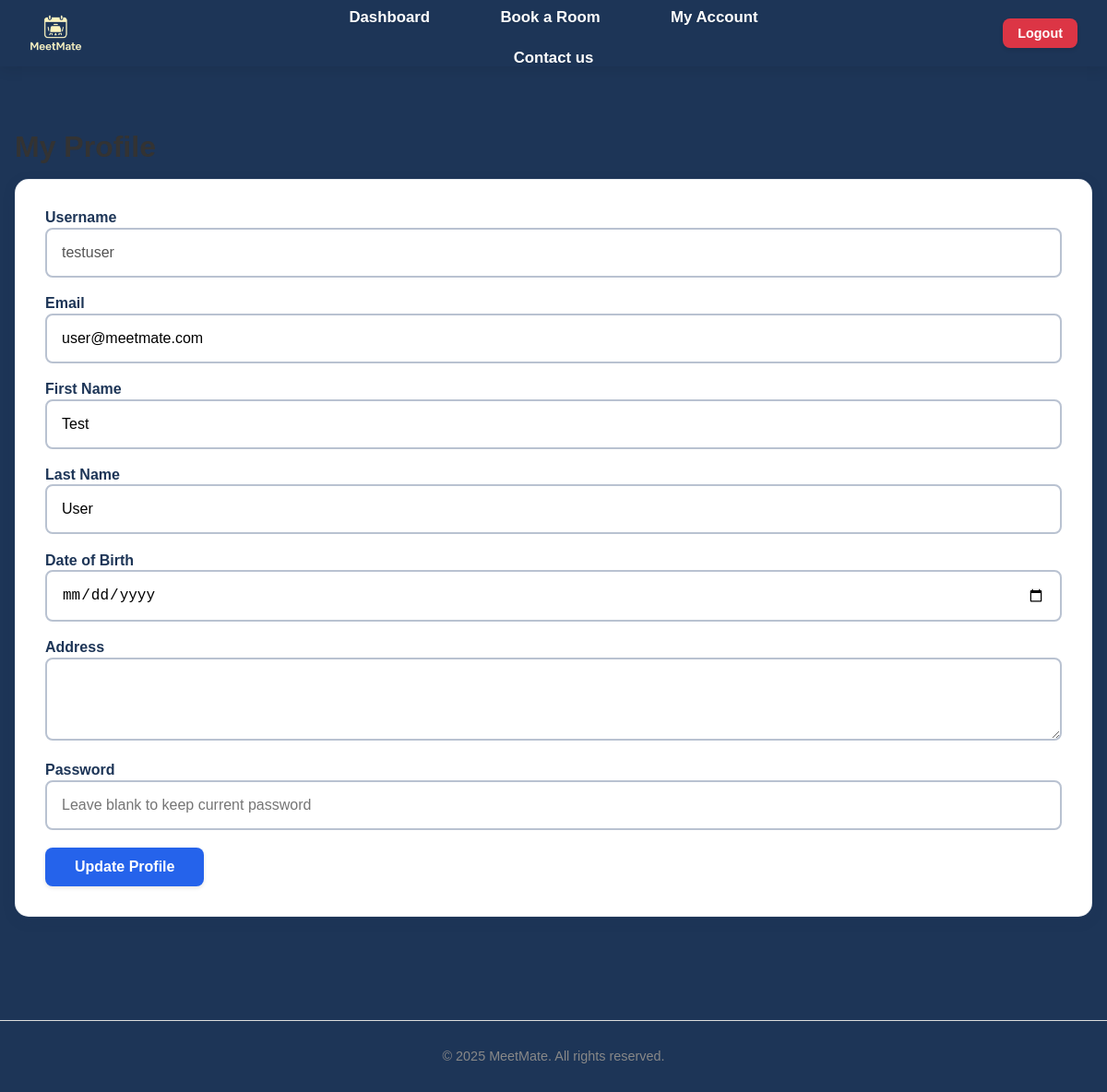
Screenshot of /profile (signed in) with the database file from the repository.
### tables this page shows
CREATE TABLE users (
                id INTEGER PRIMARY KEY AUTOINCREMENT,
                username TEXT NOT NULL UNIQUE,
                email TEXT NOT NULL UNIQUE,
                password TEXT NOT NULL,
                firstname TEXT,
                lastname TEXT,
                dob TEXT,
                address TEXT,
                role TEXT DEFAULT 'user'
            );

### app.py (the view, shortened to what this page needs)
@app.route('/profile', methods=['GET', 'POST'])
@login_required
def profile():
    user = get_user_by_id(session['user_id'])
    if not user:
        flash('User not found', 'error')
        return redirect(url_for('logout'))
    if request.method == 'GET':
        return render_template('profile.html', user=user)

### app.py (called while the page is built)
def get_database_path():
    app_directory = app.root_path
    instance_directory = os.path.join(app_directory, 'instance')
    os.makedirs(instance_directory, exist_ok=True)
    database_path = os.path.join(instance_directory, 'meetmate.db')
    return database_path

def get_database_connection():
    db_path = get_database_path()
    connection = sqlite3.connect(db_path)
    connection.row_factory = sqlite3.Row
    return connection

def get_user_by_id(user_id):
    connection = get_database_connection()
    cursor = connection.cursor()
    cursor.execute("SELECT * FROM users WHERE id = ?", (user_id,))
    user = cursor.fetchone()
    connection.close()
    if user:
        return dict(user)
    return None

def login_required(f):
    @wraps(f)
    def decorated_function(*args, **kwargs):
        if 'user_id' not in session:
            flash('Please login to access this page', 'error')
            return redirect(url_for('login'))
        user = get_user_by_id(session['user_id'])
        if not user:
            session.clear()
            flash('Your account is no longer valid. Please login again.', 'warning')
            return redirect(url_for('login'))
        return f(*args, **kwargs)
    return decorated_function

### templates/profile.html (shortened to what this page needs)
{% extends "base.html" %}
{% block content %}
<div class="profile-page">
    <h1>My Profile</h1>
    <div class="profile-form">
        <form method="POST" action="{{ url_for('profile') }}" class="form">
            <div class="form-group">
                <label for="username">Username</label>
                <input type="text" id="username" value="{{ user.username }}" disabled>
            </div>
            <div class="form-group">
                <label for="email">Email</label>
                <input type="email" id="email" name="email" value="{{ user.email }}" required>
            </div>
            <div class="form-group">
                <label for="firstname">First Name</label>
                <input type="text" id="firstname" name="firstname" value="{{ user.firstname or '' }}">
            </div>
            <div class="form-group">
                <label for="lastname">Last Name</label>
                <input type="text" id="lastname" name="lastname" value="{{ user.lastname or '' }}">
            </div>
            <div class="form-group">
                <label for="dob">Date of Birth</label>
                <input type="date" id="dob" name="dob" value="{{ user.dob or '' }}">
            </div>
            <div class="form-group">
                <label for="address">Address</label>
                <textarea id="address" name="address" rows="3">{{ user.address or '' }}</textarea>
            </div>
            <div class="form-group">
                <label for="password">Password</label>
                <input type="password" id="password" name="password" placeholder="Leave blank to keep current password">
            </div>
            <div class="form-group">
                <button type="submit" class="btn btn-primary">Update Profile</button>
            </div>
        </form>
    </div>
</div>
{% endblock %}

### static/css/style.css (style rules this page uses)
body { font-family: Arial, sans-serif; color: #333; background-color: #1d3557; margin: 0; padding: 0; }
h1, h2, h3, h4, h5, h6 { margin-bottom: 1rem; font-weight: bold; }
.btn { display: inline-block; padding: 0.75rem 1.5rem; border: none; border-radius: 8px; cursor: pointer; font-size: 1rem; font-weight: 600; text-decoration: none; text-align: center; transition: all 0.3s ease; box-shadow: 0 2px 4px rgba(0, 0, 0, 0.1); }
.btn-primary { background-color: #2563eb; color: white; padding: 0.75rem 2rem; border-radius: 8px; font-weight: 600; border: none; cursor: pointer; text-decoration: none; display: inline-block; font-size: 1rem; transition: all 0.3s ease; }
.form-group label { display: block; margin-bottom: 0.5rem; font-weight: bold; }
.form-group input, .form-group select, .form-group textarea { width: 100%; padding: 0.75rem; border: 1px solid #ddd; border-radius: 4px; font-size: 1rem; box-sizing: border-box; }
.booking-page, .profile-page { padding: 2rem 0; background-color: #1d3557; min-height: calc(100vh - 200px); }
.booking-form, .profile-form { background-color: #b9c2d1; padding: 2rem; border-radius: 15px; box-shadow: 0 4px 15px rgba(29, 53, 87, 0.1); margin-bottom: 2rem; border: 1px solid rgba(185, 194, 209, 0.3); }
.profile-form { background-color: white; padding: 2rem; border-radius: 15px; box-shadow: 0 4px 15px rgba(29, 53, 87, 0.1); border: 1px solid rgba(185, 194, 209, 0.3); }
.form-group input, .form-group textarea, .form-group select { width: 100%; margin-bottom: 1.2rem; padding: 1rem; border: 2px solid #b9c2d1; border-radius: 8px; font-size: 1rem; background-color: white; }
.form-group label { display: block; margin-bottom: 0.1rem; color: #1d3557; font-weight: 600; }

### rows the page displays
users: username "testuser", email "user@meetmate.com", firstname "Test", lastname "User"
